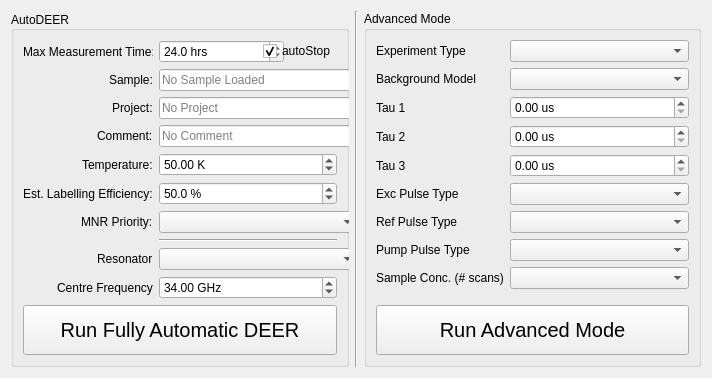
        <widget class="QWidget" name="startTab">
         <attribute name="title">
          <string>Start</string>
         </attribute>
         <layout class="QHBoxLayout" name="horizontalLayout_10">
          <item>
           <widget class="QGroupBox" name="groupBox_2">
            <property name="sizePolicy">
             <sizepolicy hsizetype="Preferred" vsizetype="MinimumExpanding">
              <horstretch>1</horstretch>
              <verstretch>0</verstretch>
             </sizepolicy>
            </property>
            <property name="minimumSize">
             <size>
              <width>150</width>
              <height>0</height>
             </size>
            </property>
            <property name="title">
             <string>AutoDEER</string>
            </property>
            <property name="alignment">
             <set>Qt::AlignLeading|Qt::AlignLeft|Qt::AlignVCenter</set>
            </property>
            <layout class="QVBoxLayout" name="verticalLayout_8">
             <item>
              <layout class="QFormLayout" name="formLayout_2">
               <property name="labelAlignment">
                <set>Qt::AlignRight|Qt::AlignTrailing|Qt::AlignVCenter</set>
               </property>
               <property name="formAlignment">
                <set>Qt::AlignLeading|Qt::AlignLeft|Qt::AlignTop</set>
               </property>
               <item row="0" column="0">
                <widget class="QLabel" name="label_11">
                 <property name="text">
                  <string>Max Measurement Time:</string>
                 </property>
                </widget>
               </item>
               <item row="0" column="1">
                <layout class="QHBoxLayout" name="horizontalLayout_18">
                 <item>
                  <widget class="QDoubleSpinBox" name="MaxTime">
                   <property name="minimumSize">
                    <size>
                     <width>125</width>
                     <height>0</height>
                    </size>
                   </property>
                   <property name="suffix">
                    <string> hrs</string>
                   </property>
                   <property name="decimals">
                    <number>1</number>
                   </property>
                   <property name="singleStep">
                    <double>0.500000000000000</double>
                   </property>
                   <property name="value">
                    <double>24.000000000000000</double>
                   </property>
                  </widget>
                 </item>
                 <item>
                  <widget class="QCheckBox" name="Time_autoStop_checkbox">
                   <property name="toolTip">
                    <string extracomment="If selected the experiment will stop at Max Measurment Time or when MNR achieved. If not selected, then it will continue until you manually stop."/>
                   </property>
                   <property name="text">
                    <string>autoStop</string>
                   </property>
                   <property name="checked">
                    <bool>true</bool>
                   </property>
                  </widget>
                 </item>
                </layout>
               </item>
               <item row="1" column="0">
                <widget class="QLabel" name="label_2">
                 <property name="text">
                  <string>Sample:</string>
                 </property>
                </widget>
               </item>
               <item row="1" column="1">
                <widget class="QLineEdit" name="SampleName">
                 <property name="sizePolicy">
                  <sizepolicy hsizetype="MinimumExpanding" vsizetype="Fixed">
                   <horstretch>0</horstretch>
                   <verstretch>0</verstretch>
                  </sizepolicy>
                 </property>
                 <property name="minimumSize">
                  <size>
                   <width>200</width>
                   <height>0</height>
                  </size>
                 </property>
                 <property name="toolTip">
                  <string extracomment="The sample name is insterted into the file name"/>
                 </property>
                 <property name="readOnly">
                  <bool>false</bool>
                 </property>
                 <property name="placeholderText">
                  <string>No Sample Loaded</string>
                 </property>
                </widget>
               </item>
               <item row="2" column="0">
                <widget class="QLabel" name="projectLabel">
                 <property name="text">
                  <string>Project:</string>
                 </property>
                </widget>
               </item>
               <item row="2" column="1">
                <widget class="QLineEdit" name="ProjectName">
                 <property name="minimumSize">
                  <size>
                   <width>200</width>
                   <height>0</height>
                  </size>
                 </property>
                 <property name="toolTip">
                  <string extracomment="Optionally a project tag can be added to the filename"/>
                 </property>
                 <property name="placeholderText">
                  <string>No Project</string>
                 </property>
                 <property name="clearButtonEnabled">
                  <bool>false</bool>
                 </property>
                </widget>
               </item>
               <item row="3" column="0">
                <widget class="QLabel" name="commentLabel">
                 <property name="text">
                  <string>Comment:</string>
                 </property>
                </widget>
               </item>
               <item row="3" column="1">
                <widget class="QLineEdit" name="commentLineEdit">
                 <property name="minimumSize">
                  <size>
                   <width>200</width>
                   <height>0</height>
                  </size>
                 </property>
                 <property name="toolTip">
                  <string extracomment="A comment can also be appened to all file names"/>
                 </property>
                 <property name="whatsThis">
                  <string/>
                 </property>
                 <property name="placeholderText">
                  <string>No Comment</string>
                 </property>
                 <property name="clearButtonEnabled">
                  <bool>false</bool>
                 </property>
                </widget>
               </item>
               <item row="4" column="0">
                <widget class="QLabel" name="label_12">
                 <property name="text">
                  <string>Temperature:</string>
                 </property>
                </widget>
               </item>
               <item row="4" column="1">
                <widget class="QDoubleSpinBox" name="TempValue">
                 <property name="minimumSize">
                  <size>
                   <width>150</width>
                   <height>0</height>
                  </size>
                 </property>
                 <property name="suffix">
                  <string> K</string>
                 </property>
                 <property name="value">
                  <double>50.000000000000000</double>
                 </property>
                </widget>
               </item>
               <item row="5" column="0">
                <widget class="QLabel" name="estLabellingEfficiencyLabel">
                 <property name="text">
                  <string>Est. Labelling Efficiency:</string>
                 </property>
                </widget>
               </item>
               <item row="5" column="1">
                <widget class="QDoubleSpinBox" name="LabellingEffSpinBox">
                 <property name="minimumSize">
                  <size>
                   <width>150</width>
                   <height>0</height>
                  </size>
                 </property>
                 <property name="suffix">
                  <string> %</string>
                 </property>
                 <property name="decimals">
                  <number>1</number>
                 </property>
                 <property name="maximum">
                  <double>100.000000000000000</double>
                 </property>
                 <property name="value">
                  <double>50.000000000000000</double>
                 </property>
                </widget>
               </item>
               <item row="6" column="0">
                <widget class="QLabel" name="priotityLabel">
                 <property name="text">
                  <string>MNR Priority:</string>
                 </property>
                </widget>
               </item>
               <item row="6" column="1">
                <widget class="QComboBox" name="priotityComboBox">
                 <property name="minimumSize">
                  <size>
                   <width>200</width>
                   <height>0</height>
                  </size>
                 </property>
                </widget>
               </item>
               <item row="7" column="1">
                <widget class="Line" name="line_3">
                 <property name="orientation">
                  <enum>Qt::Horizontal</enum>
                 </property>
                </widget>
               </item>
               <item row="8" column="0">
                <widget class="QLabel" name="resonatorLabel">
                 <property name="text">
                  <string>Resonator</string>
                 </property>
                </widget>
               </item>
               <item row="8" column="1">
                <widget class="QComboBox" name="resonatorComboBox">
                 <property name="sizePolicy">
                  <sizepolicy hsizetype="Preferred" vsizetype="Fixed">
                   <horstretch>0</horstretch>
                   <verstretch>0</verstretch>
                  </sizepolicy>
                 </property>
                 <property name="minimumSize">
                  <size>
                   <width>200</width>
                   <height>0</height>
                  </size>
                 </property>
                </widget>
               </item>
               <item row="9" column="0">
                <widget class="QLabel" name="fcLabel">
                 <property name="text">
                  <string>Centre Frequency</string>
                 </property>
                </widget>
               </item>
               <item row="9" column="1">
                <widget class="QDoubleSpinBox" name="fcDoubleSpinBox">
                 <property name="sizePolicy">
                  <sizepolicy hsizetype="Minimum" vsizetype="Fixed">
                   <horstretch>0</horstretch>
                   <verstretch>0</verstretch>
                  </sizepolicy>
                 </property>
                 <property name="minimumSize">
                  <size>
                   <width>150</width>
                   <height>0</height>
                  </size>
                 </property>
                 <property name="suffix">
                  <string> GHz</string>
                 </property>
                 <property name="maximum">
                  <double>1000.000000000000000</double>
                 </property>
                 <property name="value">
                  <double>34.000000000000000</double>
                 </property>
                </widget>
               </item>
               <item row="7" column="0">
                <widget class="Line" name="line_6">
                 <property name="orientation">
                  <enum>Qt::Horizontal</enum>
                 </property>
                </widget>
               </item>
              </layout>
             </item>
             <item>
              <widget class="QPushButton" name="FullyAutoButton">
               <property name="enabled">
                <bool>true</bool>
               </property>
               <property name="minimumSize">
                <size>
                 <width>0</width>
                 <height>50</height>
                </size>
               </property>
               <property name="font">
                <font>
                 <pointsize>15</pointsize>
                </font>
               </property>
               <property name="text">
                <string>Run Fully Automatic DEER</string>
               </property>
              </widget>
             </item>
            </layout>
           </widget>
          </item>
          <item>
           <widget class="Line" name="line">
            <property name="orientation">
             <enum>Qt::Vertical</enum>
            </property>
           </widget>
          </item>
          <item>
           <widget class="QGroupBox" name="groupBox">
            <property name="sizePolicy">
             <sizepolicy hsizetype="MinimumExpanding" vsizetype="Preferred">
              <horstretch>1</horstretch>
              <verstretch>0</verstretch>
             </sizepolicy>
            </property>
            <property name="minimumSize">
             <size>
              <width>150</width>
              <height>0</height>
             </size>
            </property>
            <property name="title">
             <string>Advanced Mode</string>
            </property>
            <layout class="QVBoxLayout" name="verticalLayout_9">
             <item>
              <layout class="QFormLayout" name="formLayout">
               <property name="formAlignment">
                <set>Qt::AlignLeading|Qt::AlignLeft|Qt::AlignTop</set>
               </property>
               <item row="1" column="0">
                <widget class="QLabel" name="label_7">
                 <property name="text">
                  <string>Experiment Type</string>
                 </property>
                </widget>
               </item>
               <item row="1" column="1">
                <widget class="QComboBox" name="Exp_types">
                 <property name="sizePolicy">
                  <sizepolicy hsizetype="MinimumExpanding" vsizetype="Fixed">
                   <horstretch>0</horstretch>
                   <verstretch>0</verstretch>
                  </sizepolicy>
                 </property>
                 <property name="minimumSize">
                  <size>
                   <width>150</width>
                   <height>0</height>
                  </size>
                 </property>
                </widget>
               </item>
               <item row="3" column="0">
                <widget class="QLabel" name="label_8">
                 <property name="text">
                  <string>Tau 1</string>
                 </property>
                </widget>
               </item>
               <item row="3" column="1">
                <widget class="QDoubleSpinBox" name="Tau1Value">
                 <property name="minimumSize">
                  <size>
                   <width>150</width>
                   <height>0</height>
                  </size>
                 </property>
                 <property name="toolTip">
                  <string>If set to zero, this value will be calculated automatically. </string>
                 </property>
                 <property name="suffix">
                  <string> us</string>
                 </property>
                </widget>
               </item>
               <item row="4" column="0">
                <widget class="QLabel" name="label_9">
                 <property name="text">
                  <string>Tau 2</string>
                 </property>
                </widget>
               </item>
               <item row="4" column="1">
                <widget class="QDoubleSpinBox" name="Tau2Value">
                 <property name="minimumSize">
                  <size>
                   <width>150</width>
                   <height>0</height>
                  </size>
                 </property>
                 <property name="toolTip">
                  <string>If set to zero, this value will be calculated automatically. </string>
                 </property>
                 <property name="suffix">
                  <string> us</string>
                 </property>
                </widget>
               </item>
               <item row="5" column="0">
                <widget class="QLabel" name="label_10">
                 <property name="text">
                  <string>Tau 3</string>
                 </property>
                </widget>
               </item>
               <item row="5" column="1">
                <widget class="QDoubleSpinBox" name="Tau3Value">
                 <property name="minimumSize">
                  <size>
                   <width>150</width>
                   <height>0</height>
                  </size>
                 </property>
                 <property name="toolTip">
                  <string>If set to zero, this value will be calculated automatically. </string>
                 </property>
                 <property name="suffix">
                  <string> us</string>
                 </property>
                </widget>
               </item>
               <item row="6" column="0">
                <widget class="QLabel" name="label_13">
                 <property name="text">
                  <string>Exc Pulse Type</string>
                 </property>
                </widget>
               </item>
               <item row="6" column="1">
                <widget class="QComboBox" name="ExcPulseSelect">
                 <property name="minimumSize">
                  <size>
                   <width>150</width>
                   <height>0</height>
                  </size>
                 </property>
                </widget>
               </item>
               <item row="7" column="0">
                <widget class="QLabel" name="label_14">
                 <property name="text">
                  <string>Ref Pulse Type</string>
                 </property>
                </widget>
               </item>
               <item row="7" column="1">
                <widget class="QComboBox" name="RefPulseSelect">
                 <property name="minimumSize">
                  <size>
                   <width>150</width>
                   <height>0</height>
                  </size>
                 </property>
                </widget>
               </item>
               <item row="8" column="0">
                <widget class="QLabel" name="label_15">
                 <property name="text">
                  <string>Pump Pulse Type</string>
                 </property>
                </widget>
               </item>
               <item row="8" column="1">
                <widget class="QComboBox" name="PumpPulseSelect">
                 <property name="minimumSize">
                  <size>
                   <width>150</width>
                   <height>0</height>
                  </size>
                 </property>
                </widget>
               </item>
               <item row="9" column="1">
                <widget class="QComboBox" name="SampleConcComboBox">
                 <property name="minimumSize">
                  <size>
                   <width>150</width>
                   <height>0</height>
                  </size>
                 </property>
                </widget>
               </item>
               <item row="9" column="0">
                <widget class="QLabel" name="label_29">
                 <property name="text">
                  <string>Sample Conc. (# scans)</string>
                 </property>
                </widget>
               </item>
               <item row="2" column="1">
                <widget class="QComboBox" name="bg_model_combo">
                 <property name="sizePolicy">
                  <sizepolicy hsizetype="MinimumExpanding" vsizetype="Fixed">
                   <horstretch>0</horstretch>
                   <verstretch>0</verstretch>
                  </sizepolicy>
                 </property>
                 <property name="minimumSize">
                  <size>
                   <width>150</width>
                   <height>0</height>
                  </size>
                 </property>
                </widget>
               </item>
               <item row="2" column="0">
                <widget class="QLabel" name="label">
                 <property name="text">
                  <string>Background Model</string>
                 </property>
                </widget>
               </item>
              </layout>
             </item>
             <item>
              <widget class="QPushButton" name="AdvancedAutoButton">
               <property name="minimumSize">
                <size>
                 <width>0</width>
                 <height>50</height>
                </size>
               </property>
               <property name="font">
                <font>
                 <pointsize>15</pointsize>
                </font>
               </property>
               <property name="text">
                <string>Run Advanced Mode</string>
               </property>
              </widget>
             </item>
            </layout>
           </widget>
          </item>
         </layout>
        </widget>
